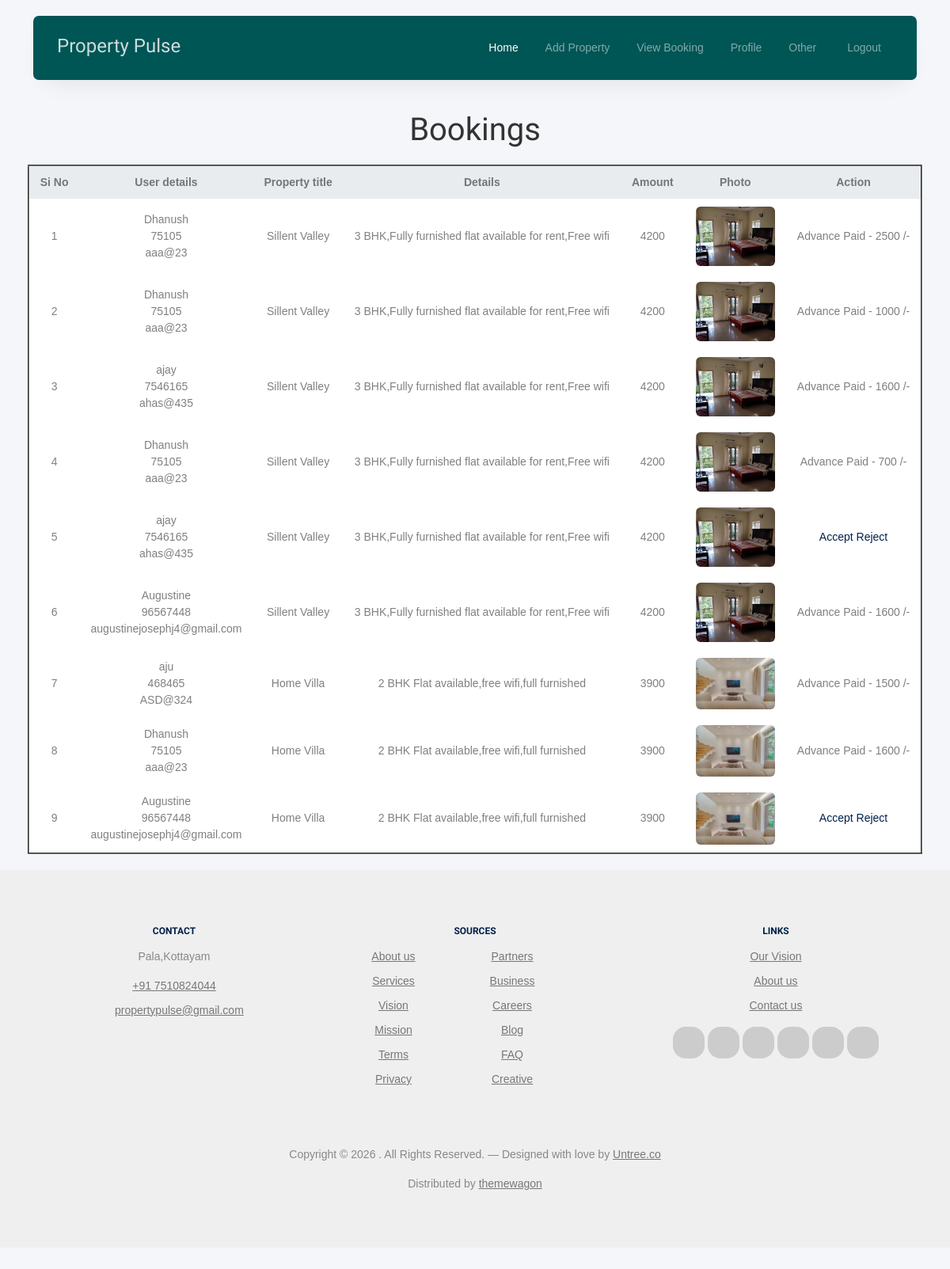
Before: /Owner/viewbookings/ (signed in) with the older database file.
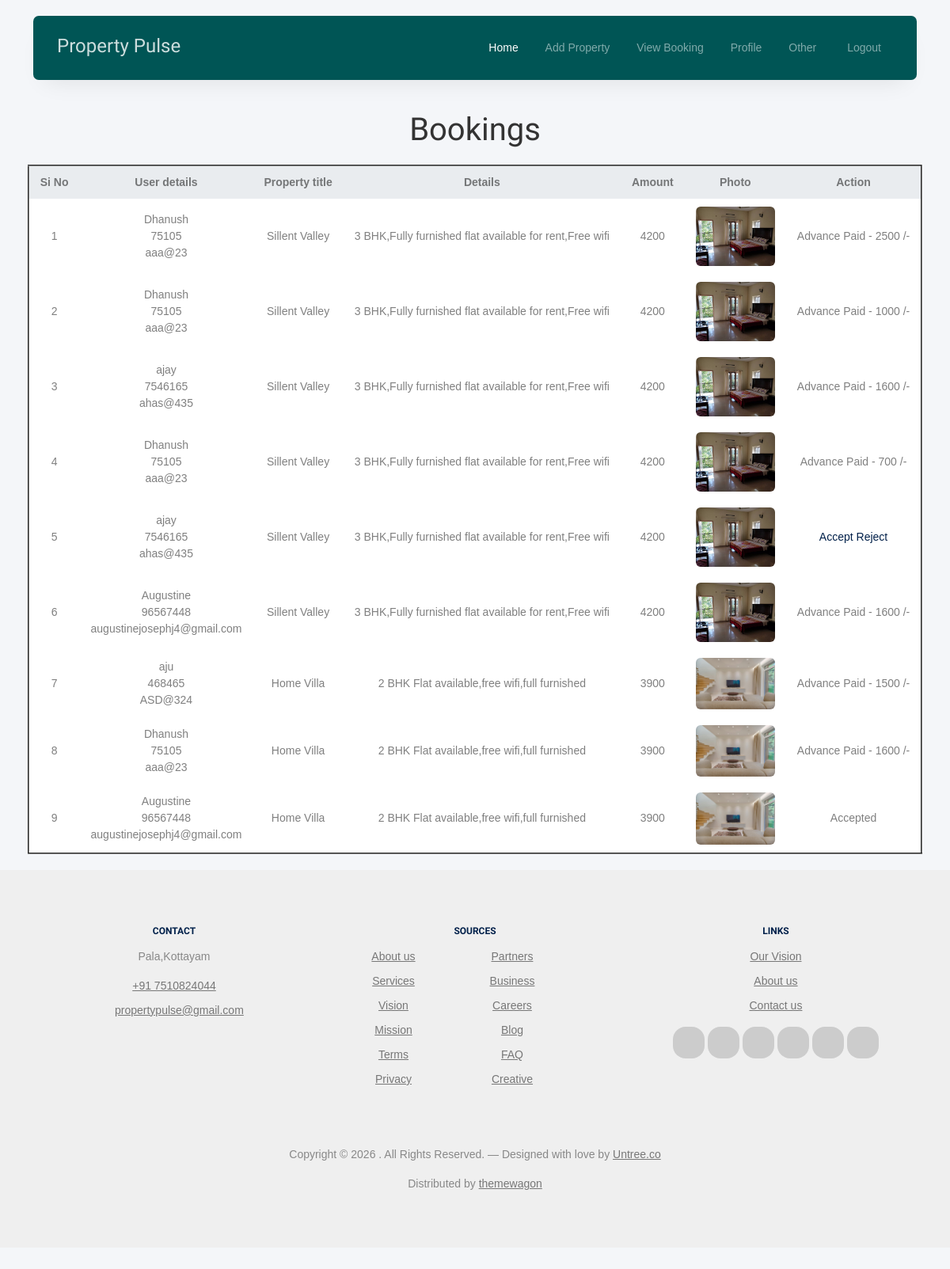
After: the same page with the newer database file.
### User/models.py (models this page shows)
class tbl_request(models.Model):
    request_date=models.DateField(auto_now_add=True)
    request_status=models.IntegerField(default=0)
    request_advance=models.CharField(max_length=50)
    property=models.ForeignKey(tbl_property,on_delete=models.CASCADE)
    userid=models.ForeignKey(tbl_user,on_delete=models.CASCADE)

### Guest/models.py (models this page shows)
class tbl_user(models.Model):
    user_name=models.CharField(max_length=50)
    user_gender=models.CharField(max_length=50)
    user_contact=models.CharField(max_length=50)
    user_email=models.CharField(max_length=50)
    user_password=models.CharField(max_length=50)
    user_address=models.CharField(max_length=50)
    user_image=models.FileField(upload_to='Assets/UserDocs/')
    place=models.ForeignKey(tbl_place,on_delete=models.CASCADE)
    user_status=models.IntegerField(default=0)

### Owner/models.py (models this page shows)
class tbl_property(models.Model):
    property_title=models.CharField(max_length=100)
    property_details=models.CharField(max_length=500)
    property_date=models.DateField(auto_now_add=True)
    property_status=models.IntegerField(default=0)
    property_photo=models.FileField(upload_to='Assets/PropertyPhotos/')
    propertytype_id=models.ForeignKey(tbl_propertytype,on_delete=models.CASCADE)
    owner=models.ForeignKey(tbl_owner,on_delete=models.CASCADE)
    property_amount=models.CharField(max_length=50)
    place=models.ForeignKey(tbl_place,on_delete=models.CASCADE)

### Owner/views.py (the view)
# urls.py: path('viewbookings/',views.viewbookings,name="viewbookings"),
def viewbookings(request):
    if "uid" not in request.session:
        return redirect("Guest:Login")
    else:
        bookingdata=tbl_request.objects.filter(property__owner=request.session['oid'])
        return render(request,"Owner/Viewbooking.html",{'bookingdata':bookingdata})

### Owner/Templates/Owner/Viewbooking.html (shortened to what this page needs)
{% extends 'Owner/Head.html' %}
{% block content %}
<!DOCTYPE html>
<html lang="en">
<head>
</head>
<body>
    <form action="" method="post">
        <center>
            <h1>Bookings</h1>
            <table border="2">
                <tr>
                    <td>Si No</td>
                    <td>User details</td>
                    <td>Property title</td>
                    <td>Details</td>
                    <td>Amount</td>
                    <td>Photo</td>
                    <td colspan="2" align="center">Action</td>
                </tr>
                {% for i in bookingdata %}
                <tr>
                    <td>{{forloop.counter}}</td>
                    <td>{{i.userid.user_name}} <br>
                        {{i.userid.user_contact}} <br>
                        {{i.userid.user_email}}
                    </td>
                    <td>{{i.property.property_title}}</td>
                    <td>{{i.property.property_details}}</td>
                    <td>{{i.property.property_amount}}</td>
                    <td><img src="{{i.property.property_photo.url}}" width="100px" /></td>
                    <td>
                        {% if i.request_status == 0 %}
                        <a href="{% url 'Owner:acceptbooking' i.id  %}">Accept</a>
                        <a href="{% url 'Owner:rejectbooking' i.id %}">Reject</a>
                        {% elif i.request_status == 1 %}
                        Accepted
                        {% elif i.request_status == 2 %}
                        Rejected
                        {% elif i.request_status == 3 %}
                        Advance Paid - {{i.request_advance}} /-
                        {% endif %}
                    </td>
                </tr>
                {% endfor %}
        </center>
    </form>
</body>
</html>
{% endblock content %}

### Owner/Templates/Owner/Head.html (shortened to what this page needs)
{% load static %}
<!DOCTYPE html>
<html lang="en">
<head>
  <link rel="stylesheet" href="{% static 'Main/fonts/icomoon/style.css'%}" />
  <link rel="stylesheet" href="{% static 'Main/fonts/flaticon/font/flaticon.css'%}" />
  <link rel="stylesheet" href="{% static 'Main/css/tiny-slider.css'%}" />
  <link rel="stylesheet" href="{% static 'Main/css/aos.css'%}" />
  <link rel="stylesheet" href="{% static 'Main/css/style.css'%}" />
</head>
<body>
  <nav class="site-nav">
    <div class="container">
      <div class="menu-bg-wrap">
        <div class="site-navigation">
          <a href="{% static 'Main/index.html'%}" class="logo m-0 float-start">Property Pulse</a>
          <ul class="js-clone-nav d-none d-lg-inline-block text-start site-menu float-end">
            <li class="active"><a href="{% url 'Owner:Homepage'%}">Home</a></li>
            <li><a href="{% url 'Owner:property' %}"> Add Property</a></li>
            <li><a href="{% url 'Owner:viewbookings' %}">View Booking</a></li>
            <li><a href="{% url 'Owner:Profile' %}">Profile</a></li>
            <li class="has-children">
              <a href="#">Other</a>
            </li>
            <li><a href="{% url 'Owner:logout' %}">Logout</a></li>
          </ul>
        </div>
      </div>
    </div>
  </nav>
 {% block content %}
 {% endblock content %}
 <div class="site-footer">
    <div class="container">
      <div class="row">
        <div class="col-lg-4">
          <div class="widget">
            <h3>Contact</h3>
            <address>Pala,Kottayam</address>
            <ul class="list-unstyled links">
              <li><a href="{% static 'Main/tel://7510824044'%}">+91 7510824044</a></li>
              <li>
                <a href="{% static 'Main/mailto:propertypulse@gmail.com'%}">propertypulse@gmail.com</a>
              </li>
            </ul>
          </div>
        </div>
        <div class="col-lg-4">
          <div class="widget">
            <h3>Sources</h3>
            <ul class="list-unstyled float-start links">
              <li><a href="#">About us</a></li>
              <li><a href="#">Services</a></li>
              <li><a href="#">Vision</a></li>
              <li><a href="#">Mission</a></li>
              <li><a href="#">Terms</a></li>
              <li><a href="#">Privacy</a></li>
            </ul>
            <ul class="list-unstyled float-start links">
              <li><a href="#">Partners</a></li>
              <li><a href="#">Business</a></li>
              <li><a href="#">Careers</a></li>
              <li><a href="#">Blog</a></li>
              <li><a href="#">FAQ</a></li>
              <li><a href="#">Creative</a></li>
            </ul>
          </div>
        </div>
        <div class="col-lg-4">
          <div class="widget">
            <h3>Links</h3>
            <ul class="list-unstyled links">
              <li><a href="#">Our Vision</a></li>
              <li><a href="#">About us</a></li>
              <li><a href="#">Contact us</a></li>
            </ul>
            <ul class="list-unstyled social">
              <li>
                <a href="#"><span class="icon-instagram"></span></a>
              </li>
              <li>
                <a href="#"><span class="icon-twitter"></span></a>
              </li>
              <li>
                <a href="#"><span class="icon-facebook"></span></a>
              </li>
              <li>
                <a href="#"><span class="icon-linkedin"></span></a>
              </li>
              <li>
                <a href="#"><span class="icon-pinterest"></span></a>
              </li>
              <li>
                <a href="#"><span class="icon-dribbble"></span></a>
              </li>
            </ul>
          </div>
        </div>
      </div>
      <div class="row mt-5">
        <div class="col-12 text-center">
          <p>
            Copyright &copy;
            . All Rights Reserved. &mdash; Designed with love by
            <a href="https://untree.co">Untree.co</a>
          </p>
          <div>
            Distributed by
            <a href="https://themewagon.com/" target="_blank">themewagon</a>
          </div>
        </div>
      </div>
    </div>
  </div>
</body>
</html>

### Owner/Templates/Owner/Viewbooking.html (style rules this page uses)
body { background-color: #f4f6f9; font-family: Arial, sans-serif; padding-top: 120px; padding-bottom: 80px; }
h1 { margin: 20px 0; color: #333; }
table { border-collapse: collapse; background-color: #ffffff; margin: 20px auto; min-width: 900px; }
table td { padding: 10px 14px; vertical-align: middle; }
table tr:first-child { background-color: #e9ecef; font-weight: bold; text-align: center; }
img { border-radius: 6px; object-fit: cover; }
td { text-align: center; }

Changed rows visible on the page:
changed tbl_request (number 9 of 9 on the later page): request_status "Accept Reject" → "Accepted"
